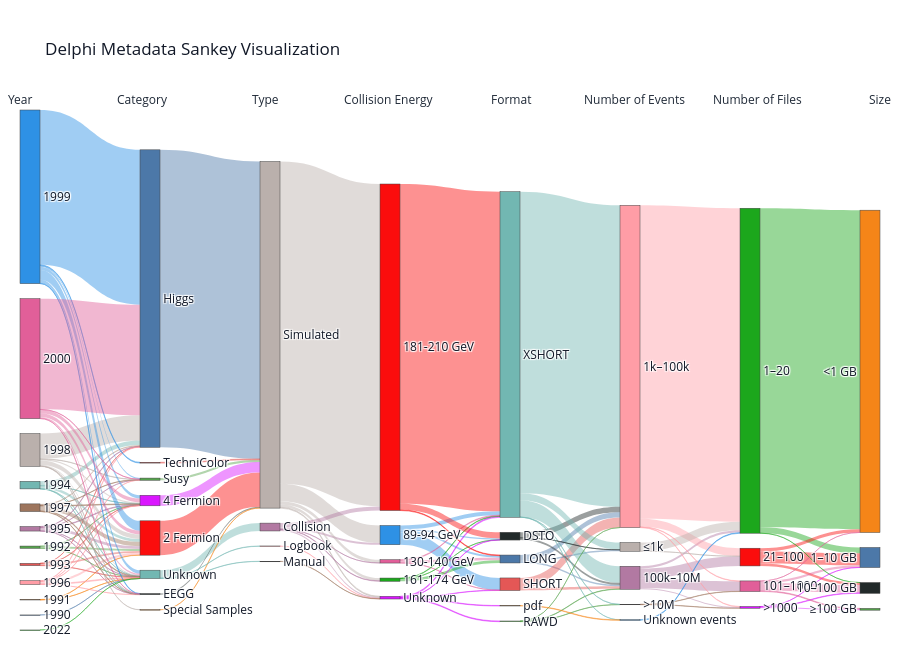

Notebook code for this chart:
### Code cell
# Sankey chart visualizing dataset counts across key metadata dimensions
import re
from collections import Counter, defaultdict
import plotly.graph_objects as go

def _normalize_file_entry(raw):
    checksum = raw.get('checksum') or raw.get('checksum_value')
    checksum_type = raw.get('checksum_type')
    if isinstance(checksum, str) and ':' in checksum and not checksum_type:
        checksum_type, checksum = checksum.split(':', 1)
    remote = raw.get('uri') or raw.get('remote') or raw.get('url') or raw.get('link')
    size = raw.get('size') or raw.get('bytes') or raw.get('filesize')
    return {
        'label': raw.get('name') or raw.get('filename') or raw.get('path'),
        'remote': remote,
        'local_path': raw.get('local_path') or raw.get('local'),
        'size': size,
        'checksum_type': checksum_type,
        'checksum': checksum,
        'downloaded': bool(raw.get('downloaded', False)),
    }

def _extract_files(record):
    meta = record.get('metadata') or {}
    files = meta.get('files') or record.get('files') or []
    normalized = []
    for item in files:
        if isinstance(item, dict):
            normalized.append(_normalize_file_entry(item))
    return normalized

def _coerce_year(meta):
    for key in ("date_created", "date", "record_creation_date"):
        raw = meta.get(key)
        if isinstance(raw, list):
            raw = raw[0] if raw else None
        if isinstance(raw, str):
            match = re.search(r"\d{4}", raw)
            if match:
                return match.group(0)
    return "Unknown"

def _bucket_events(value):
    try:
        amount = float(value)
    except (TypeError, ValueError):
        amount = None
    if amount is None:
        return "Unknown events"
    if amount == 0:
        return "0"
    if amount <= 1e3:
        return "≤1k"
    if amount <= 1e5:
        return "1k–100k"
    if amount <= 1e7:
        return "100k–10M"
    return ">10M "

def _bucket_files(count):
    if count is None:
        return "Unknown files"
    if count == 0:
        return "0"
    if count <= 20:
        return "1–20"
    if count <= 100:
        return "21–100"
    if count <= 1000:
        return "101–1000"
    return ">1000"

def _bucket_size(size_bytes):
    try:
        size_gb = float(size_bytes) / (1024 ** 3)
    except (TypeError, ValueError):
        return "Unknown size"
    if size_gb < 1:
        return "<1 GB"
    if size_gb < 10:
        return "1–10 GB"
    if size_gb < 100:
        return "10–100 GB"
    return "≥100 GB"

def _safe_first(value, fallback="Unknown"):
    if value is None:
        return fallback
    if isinstance(value, list):
        return value[0] if value else fallback
    return value

def _resolve_metadata(record):
    return record.get("metadata") if isinstance(record, dict) and record.get("metadata") else record

def _year_sort_key(label):
    text = str(label) if label is not None else "Unknown"
    m = re.search(r"\b(\d{4})\b", text)
    if m:
        return (0, int(m.group(1)), text.lower())
    return (1, float("inf"), text.lower())

def _energy_sort_key(label):
    text = str(label) if label is not None else "Unknown"
    low = text.lower()
    if low.startswith("unknown"):
        return (1, float("inf"), float("inf"), low)
    nums = re.findall(r"\d+(?:\.\d+)?", text)
    if not nums:
        return (1, float("inf"), float("inf"), low)
    lo = float(nums[0])
    hi = float(nums[1]) if len(nums) > 1 else lo
    return (0, lo, hi, low)

def _default_sort_key(label):
    text = str(label) if label is not None else "Unknown"
    low = text.lower()
    return (low.startswith("unknown"), low)

tier_sequence = [
    ("date", "Year"),
    ("category", "Category"),
    ("secondary", "Type"),
    ("energy", "Collision Energy"),
    ("format", "Format"),
    ("events", "Number of Events"),
    ("files", "Number of Files"),
    ("size", "Size"),
]
tier_positions = {
    key: (idx / (len(tier_sequence) - 1) if len(tier_sequence) > 1 else 0.5)
    for idx, (key, _) in enumerate(tier_sequence)
}

NODE_PALETTE = [
    "#4C78A8", "#F58518", "#54A24B", "#E45756", "#72B7B2",
    "#B279A2", "#FF9DA6", "#9D755D", "#BAB0AC", "#2E91E5",
    "#E15F99", "#1CA71C", "#FB0D0D", "#DA16FF", "#222A2A",
]

def _hex_to_rgba(hex_color, alpha=0.45):
    c = hex_color.lstrip("#")
    if len(c) != 6:
        return f"rgba(120,120,120,{alpha})"
    r, g, b = int(c[0:2], 16), int(c[2:4], 16), int(c[4:6], 16)
    return f"rgba({r},{g},{b},{alpha})"

node_labels, node_index = [], {}
node_x = []
node_colors = []
tier_values = defaultdict(list)
link_counter = Counter()
summary = {"categories": Counter(), "formats": Counter(), "dates": Counter()}

for recid, raw_record in records_from_lists.items():
    metadata = _resolve_metadata(raw_record) or {}
    dist = metadata.get("distribution") or {}
    type_info = metadata.get("type") or {}
    collision_info = metadata.get("collision_information") or {}
    categories = metadata.get("categories") or {}

    files = _extract_files({"metadata": metadata})
    file_count = len(files) if files else dist.get("number_files")
    total_size = (
        sum(float(f.get("size")) for f in files if f.get("size") not in (None, ""))
        if files else dist.get("size")
    )

    formats = dist.get("formats") or metadata.get("formats")
    if isinstance(formats, list) and formats:
        format_label = formats[0] if len(formats) == 1 else f"{formats[0]} (+{len(formats)-1})"
    else:
        format_label = _safe_first(formats)

    features = {
        "date": _coerce_year(metadata),
        "category": _safe_first(categories.get("primary")),
        "secondary": _safe_first(type_info.get("secondary") if isinstance(type_info, dict) else type_info),
        "energy": _safe_first(collision_info.get("energy")),
        "format": format_label,
        "events": _bucket_events(dist.get("number_events") or metadata.get("number_events")),
        "files": _bucket_files(file_count),
        "size": _bucket_size(total_size),
    }

    for key in ("category", "formats", "date"):
        pass  # placeholder; summary fills below

    summary["categories"][features["category"]] += 1
    summary["formats"][features["format"]] += 1
    summary["dates"][features["date"]] += 1

    path = []
    for key, _ in tier_sequence:
        value = features[key] or "Unknown"
        path.append((key, value))
        if value not in tier_values[key]:
            tier_values[key].append(value)

    for (src_key, src_val), (dst_key, dst_val) in zip(path, path[1:]):
        link_counter[((src_key, src_val), (dst_key, dst_val))] += 1

tier_sorters = {
    "date": _year_sort_key,
    "energy": _energy_sort_key,
}
for key, _ in tier_sequence:
    tier_values[key] = sorted(tier_values[key], key=tier_sorters.get(key, _default_sort_key))

for key, display in tier_sequence:
    for value in tier_values[key]:
        node_index[(key, value)] = len(node_labels)
        node_labels.append(f"{value}")
        node_x.append(tier_positions[key])
        node_colors.append(NODE_PALETTE[len(node_colors) % len(NODE_PALETTE)])

sources, targets, values = [], [], []
link_colors = []
for (src, dst), count in link_counter.items():
    sources.append(node_index[src])
    targets.append(node_index[dst])
    values.append(count)
    link_colors.append(_hex_to_rgba(node_colors[node_index[src]], alpha=0.45))

column_annotations = [
    dict(
        x=tier_positions[key],
        y=1.,
        xref="paper",
        yref="paper",
        text=display,
        showarrow=False,
        font=dict(size=12, color="#1f2937"),
        xanchor="center",
        yanchor="bottom",
    )
    for key, display in tier_sequence
]

fig = go.Figure(data=[go.Sankey(
    node=dict(label=node_labels, pad=15, thickness=20, x=node_x, color=node_colors),
    link=dict(source=sources, target=targets, value=values, color=link_colors),
    arrangement="snap",
)])
fig.update_layout(
    template="plotly_white",
    title_text="Delphi Metadata Sankey Visualization",
    font=dict(size=12, color="#111827"),
    height=650,
    margin=dict(t=110, l=20, r=20, b=20),
    annotations=column_annotations,
    paper_bgcolor="rgba(0,0,0,0)",
    plot_bgcolor="rgba(0,0,0,0)",
)
fig.write_image("sankey_chart.png", width=1500, height=500, scale=2)
fig.write_html("sankey_chart.html")
fig.show()

total = len(records_from_lists)
print(f"Datasets visualized: {total}")
print("Top primary categories:", summary["categories"].most_common(5))
print("Top formats:", summary["formats"].most_common(5))
print("Top years:", summary["dates"].most_common(5))

### Figure 1 — Plotly figure (JSON) as saved in the notebook; plotly's stock layout.template omitted (floating-point values rounded to 4 significant figures; data arrays with more than 128 entries replaced by an {"elided": "..."} marker saying what was removed)
{"data": [{"arrangement": "snap", "link": {"color": {"elided": "137 str values"}, "source": {"elided": "137 int values"}, "target": {"elided": "137 int values"}, "value": {"elided": "137 int values"}}, "node": {"color": ["#4C78A8", "#F58518", "#54A24B", "#E45756", "#72B7B2", "#B279A2", "#FF9DA6", "#9D755D", "#BAB0AC", "#2E91E5", "#E15F99", "#1CA71C", "#FB0D0D", "#DA16FF", "#222A2A", "#4C78A8", "#F58518", "#54A24B", "#E45756", "#72B7B2", "#B279A2", "#FF9DA6", "#9D755D", "#BAB0AC", "#2E91E5", "#E15F99", "#1CA71C", "#FB0D0D", "#DA16FF", "#222A2A", "#4C78A8", "#F58518", "#54A24B", "#E45756", "#72B7B2", "#B279A2", "#FF9DA6", "#9D755D", "#BAB0AC", "#2E91E5", "#E15F99", "#1CA71C", "#FB0D0D", "#DA16FF", "#222A2A", "#4C78A8", "#F58518", "#54A24B"], "label": ["1990", "1991", "1992", "1993", "1994", "1995", "1996", "1997", "1998", "1999", "2000", "2022", "2 Fermion", "4 Fermion", "EEGG", "Higgs", "Special Samples", "Susy", "TechniColor", "Unknown", "Collision", "Logbook", "Manual", "Simulated", "89-94 GeV", "130-140 GeV", "161-174 GeV", "181-210 GeV", "Unknown", "DSTO", "LONG", "pdf", "RAWD", "SHORT", "XSHORT", "100k–10M", "1k–100k", ">10M ", "≤1k", "Unknown events", "101–1000", "1–20", "21–100", ">1000", "10–100 GB", "1–10 GB", "<1 GB", "≥100 GB"], "pad": 15, "thickness": 20, "x": [0.0, 0.0, 0.0, 0.0, 0.0, 0.0, 0.0, 0.0, 0.0, 0.0, 0.0, 0.0, 0.1429, 0.1429, 0.1429, 0.1429, 0.1429, 0.1429, 0.1429, 0.1429, 0.2857, 0.2857, 0.2857, 0.2857, 0.4286, 0.4286, 0.4286, 0.4286, 0.4286, 0.5714, 0.5714, 0.5714, 0.5714, 0.5714, 0.5714, 0.7143, 0.7143, 0.7143, 0.7143, 0.7143, 0.8571, 0.8571, 0.8571, 0.8571, 1.0, 1.0, 1.0, 1.0]}, "type": "sankey"}], "layout": {"title": {"text": "Delphi Metadata Sankey Visualization"}, "font": {"size": 12, "color": "#111827"}, "margin": {"t": 110, "l": 20, "r": 20, "b": 20}, "height": 650, "annotations": [{"font": {"color": "#1f2937", "size": 12}, "showarrow": false, "text": "Year", "x": 0.0, "xanchor": "center", "xref": "paper", "y": 1.0, "yanchor": "bottom", "yref": "paper"}, {"font": {"color": "#1f2937", "size": 12}, "showarrow": false, "text": "Category", "x": 0.1429, "xanchor": "center", "xref": "paper", "y": 1.0, "yanchor": "bottom", "yref": "paper"}, {"font": {"color": "#1f2937", "size": 12}, "showarrow": false, "text": "Type", "x": 0.2857, "xanchor": "center", "xref": "paper", "y": 1.0, "yanchor": "bottom", "yref": "paper"}, {"font": {"color": "#1f2937", "size": 12}, "showarrow": false, "text": "Collision Energy", "x": 0.4286, "xanchor": "center", "xref": "paper", "y": 1.0, "yanchor": "bottom", "yref": "paper"}, {"font": {"color": "#1f2937", "size": 12}, "showarrow": false, "text": "Format", "x": 0.5714, "xanchor": "center", "xref": "paper", "y": 1.0, "yanchor": "bottom", "yref": "paper"}, {"font": {"color": "#1f2937", "size": 12}, "showarrow": false, "text": "Number of Events", "x": 0.7143, "xanchor": "center", "xref": "paper", "y": 1.0, "yanchor": "bottom", "yref": "paper"}, {"font": {"color": "#1f2937", "size": 12}, "showarrow": false, "text": "Number of Files", "x": 0.8571, "xanchor": "center", "xref": "paper", "y": 1.0, "yanchor": "bottom", "yref": "paper"}, {"font": {"color": "#1f2937", "size": 12}, "showarrow": false, "text": "Size", "x": 1.0, "xanchor": "center", "xref": "paper", "y": 1.0, "yanchor": "bottom", "yref": "paper"}], "paper_bgcolor": "rgba(0,0,0,0)", "plot_bgcolor": "rgba(0,0,0,0)"}}
